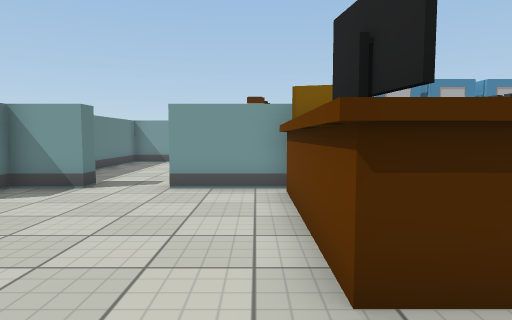
view 1 (above)

24 first-person views from a walk through a 3-D level made in the Unity game engine. The camera is 1.2 m above the floor, tilts 4° down and sees 75° across. The floor is counted in squares, 1 m on a side. Each view is taken from the middle of a square. On the plan, view 1 faces up. The plan holds only what a view shows up to about 14 squares ahead; the rest is blank. The place goes on beyond the plan. The player is left out. Door leaves are left out, so doorways stand open. Some surface patterns are stand-ins.

view 2
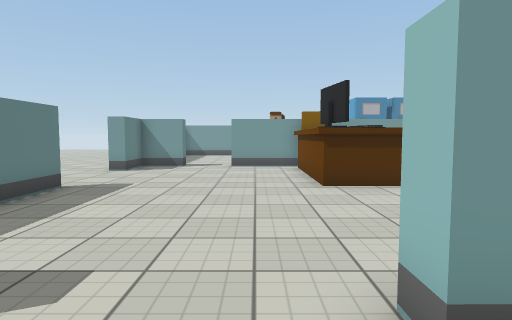

view 3
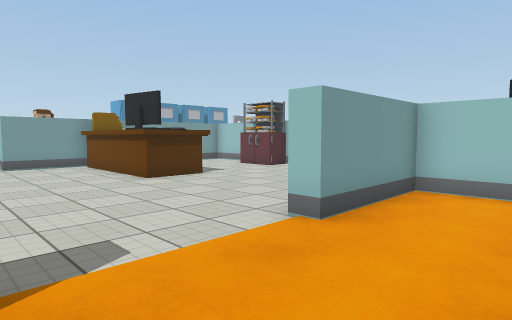

view 4
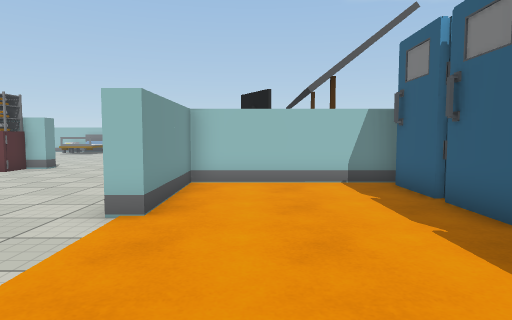

view 5
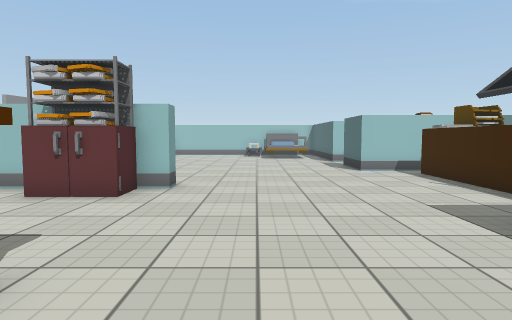

view 6
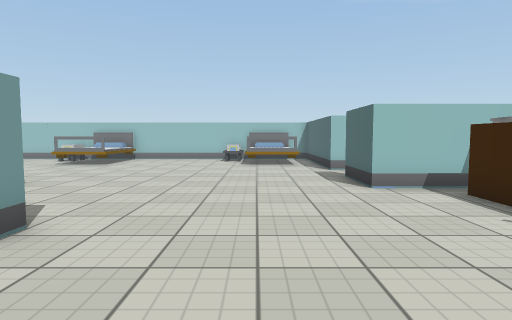

view 7
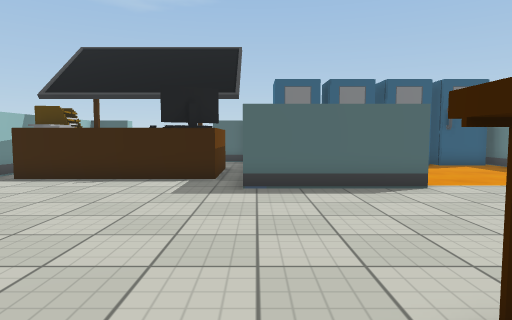

view 8
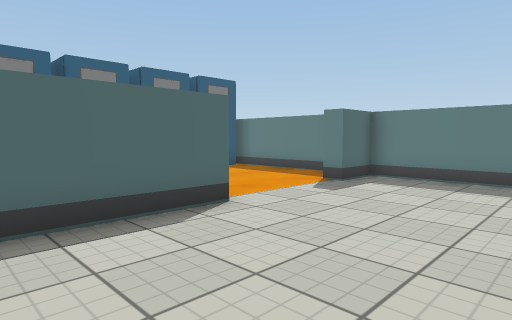

view 9
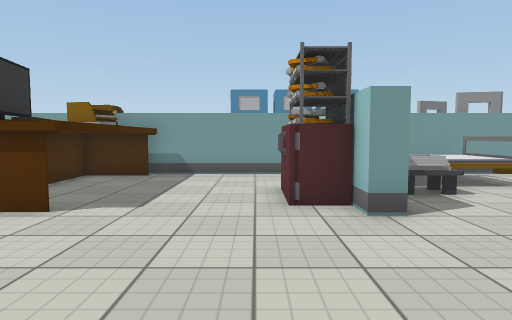

view 10
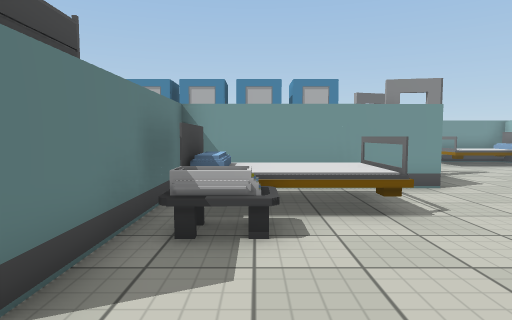

view 11
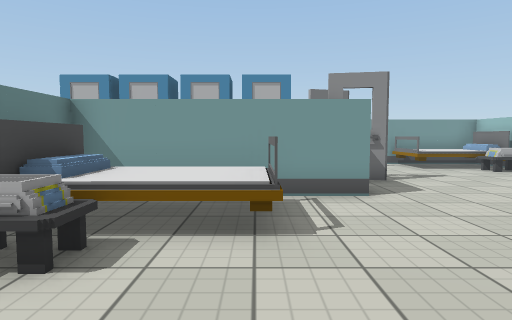

view 12
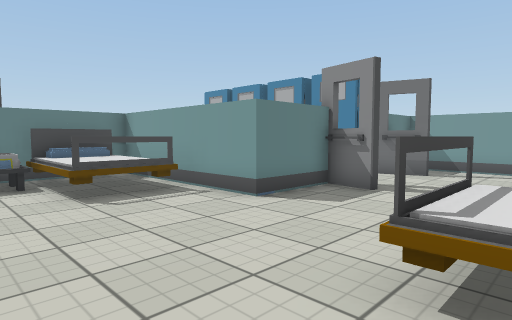

view 13
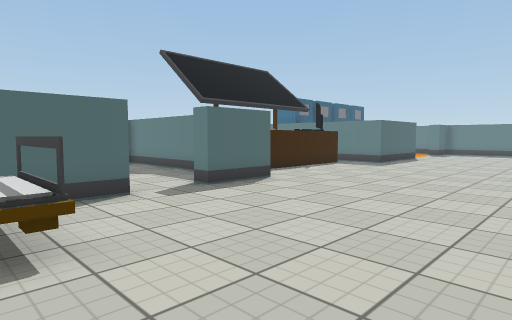

view 14
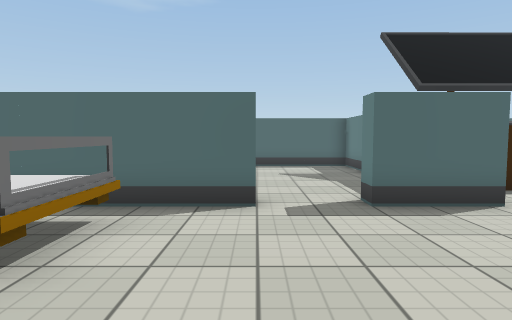

view 15
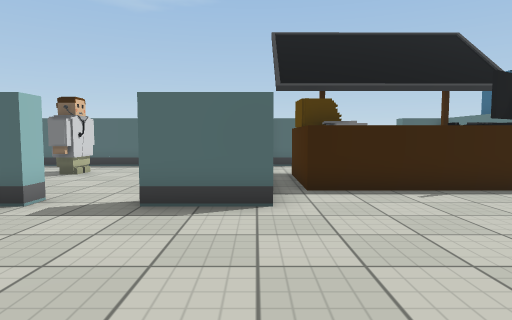

view 16
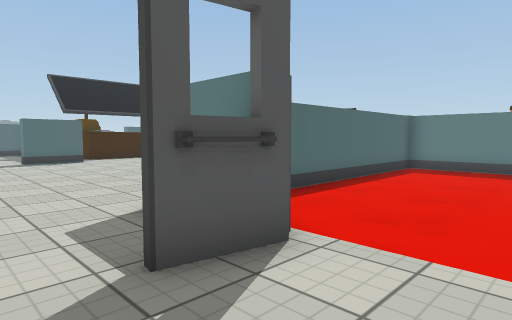

view 17
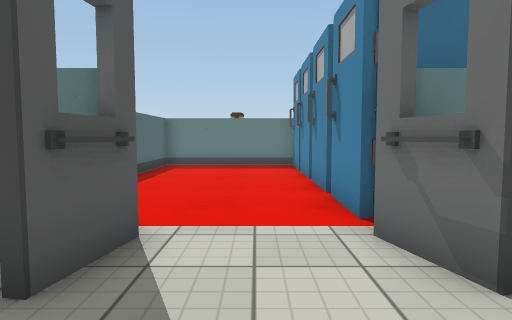

view 18
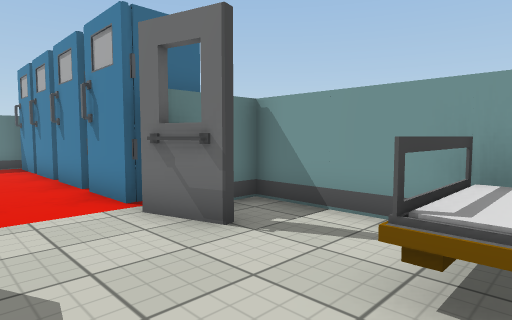

view 19
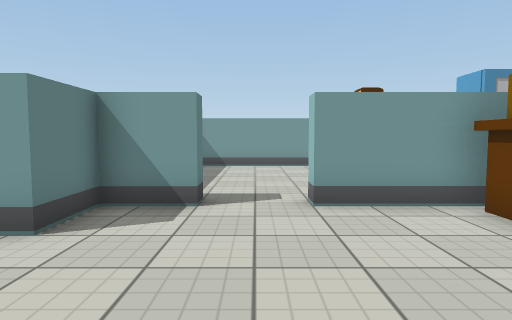

view 20
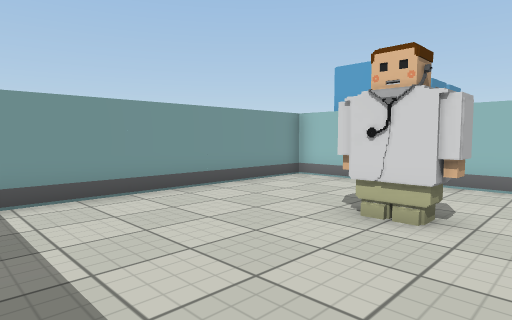

view 21
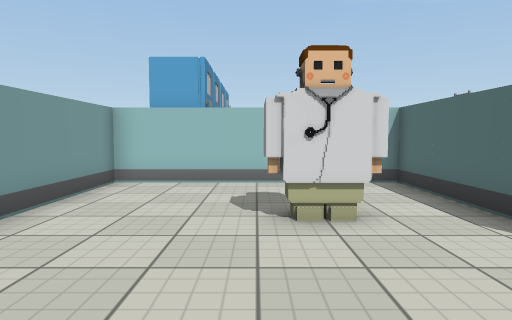

view 22
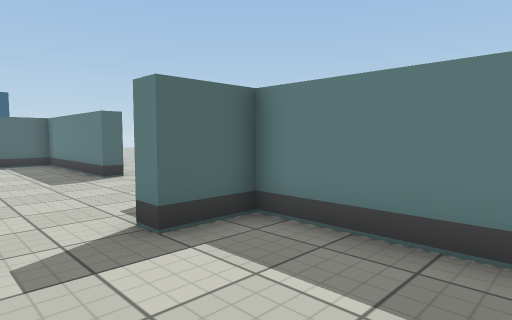

view 23
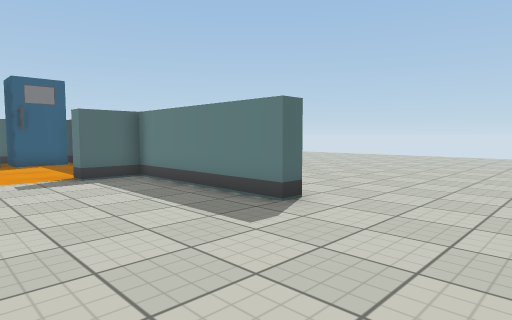

view 24
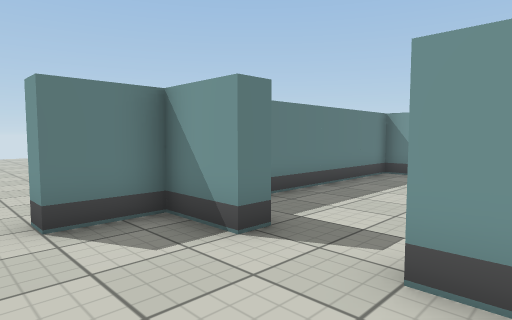

### Floor plan
Key: @ floor where view 1 was taken; # wall or solid block; x gap in a wall; . floor; D open door; ^ raised ledge; T table; B bed; O other object.
Columns run from 6 left of view 1 to 19 right of it. Each row starts with its distance up from view 1.
 16 ###########         #####
 15 #.........#O   O O O#...BB
 14 #.........#OOOOOOOOO##..BB
 13 #.........#O..O.O.O.....BB
 12 #.........#...............
 11 #.....#...#...............
 10 #.........#.........##....
  9 #..D......#.........#....
  8 ##DDD################....
  7 #..D...TTT....#BBBB.....BB
  6 D......TTT....#BBBB.....BB
  5 DD.....TTT....#BBBB.....BB
  4 DDD....T T...O# O.......
  3 DD.....TTT...O#......... .
  2 D......TTT..............
  1 #........................
  0 #.....@...................
 -1 #...D...................BB
 -2 #..DDD..................BB
 -3 #.DDDDD..............D..BB
 -4 ##DDDDD####.......##DDD###
 -5 #..DDD....#.......#..D..
 -6 #...D.....#xTT^^T##.....
 -7 #.........#^    TT#......
 -8 #.........#^T   ^^#......
 -9 #..OO..O.O#.     .#.....#.
-10 #OOOOOOOOO#      .#.......
-11    OO  O O       .#......
-12            #D   D#########

Positions as (right, up) in squares from view 1, and headings:
1: (0, 0), facing up
2: (-1, -6), facing up
3: (-4, -7), facing up-right
4: (-5, -6), facing right
5: (0, 0), facing right
6: (4, -1), facing right
7: (4, 4), facing down
8: (4, 1), facing down-left
9: (6, -3), facing up
10: (10, 0), facing up
11: (12, 1), facing up
12: (19, 3), facing up-left
13: (19, 3), facing down-left
14: (16, 2), facing down
15: (12, 2), facing down
16: (17, 13), facing down-left
17: (18, 12), facing left
18: (19, 11), facing up-left
19: (-3, 2), facing up
20: (-5, 9), facing up-right
21: (-5, 12), facing right
22: (-2, 12), facing down-left
23: (-1, 6), facing down-left
24: (-1, 5), facing up-left
